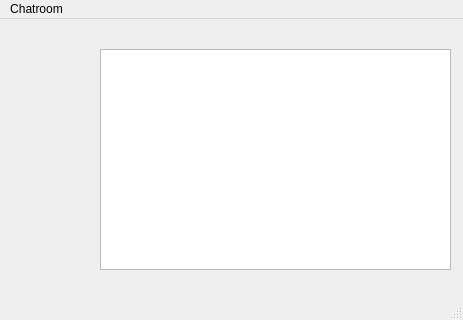
<?xml version="1.0" encoding="UTF-8"?>
<ui version="4.0">
 <class>ChatRoom</class>
 <widget class="QMainWindow" name="ChatRoom">
  <property name="geometry">
   <rect>
    <x>0</x>
    <y>0</y>
    <width>463</width>
    <height>320</height>
   </rect>
  </property>
  <property name="windowTitle">
   <string>MainWindow</string>
  </property>
  <widget class="QWidget" name="centralwidget">
   <widget class="QListWidget" name="lwChatWindow">
    <property name="geometry">
     <rect>
      <x>100</x>
      <y>30</y>
      <width>351</width>
      <height>221</height>
     </rect>
    </property>
   </widget>
  </widget>
  <widget class="QMenuBar" name="menubar">
   <property name="geometry">
    <rect>
     <x>0</x>
     <y>0</y>
     <width>463</width>
     <height>22</height>
    </rect>
   </property>
   <widget class="QMenu" name="menuChatroom">
    <property name="title">
     <string>Chatroom</string>
    </property>
   </widget>
   <addaction name="menuChatroom"/>
  </widget>
  <widget class="QStatusBar" name="statusbar"/>
 </widget>
 <resources/>
 <connections/>
</ui>
